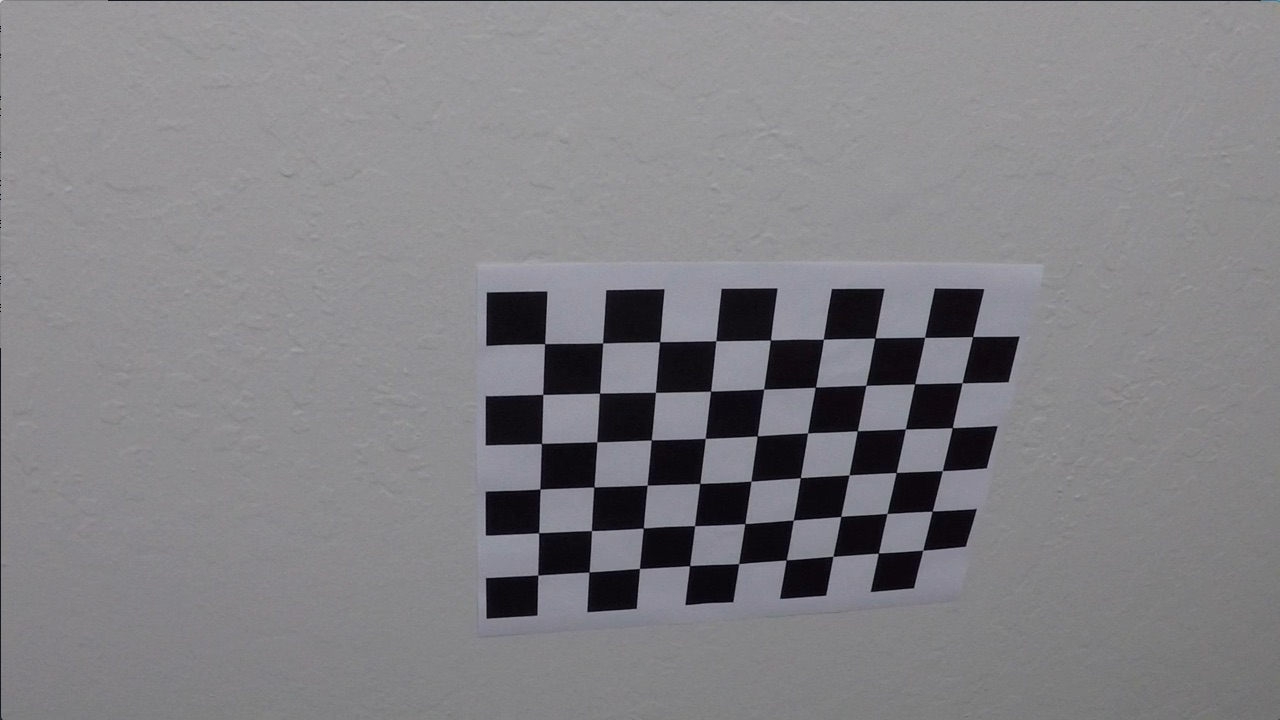
#> input picture camera_calibration/calibration/calibration10.jpg, 1280 x 720 px; its folder holds only this picture in this run
$ jupyter execute --allow-errors description.ipynb   (older library calls are emulated)
#> lines starting #> are read from the running program, lines starting #| are printed output that depends on the picture; after the words box and inside, x2 and y2 are one past the last pixel; in counts of white or black regions, pixels touching at a corner belong together
[cell 1]
import numpy as np
import cv2
import matplotlib.pyplot as plt
import matplotlib.image as mpimg
import glob

[cell 2]
#Calculate objpoints and imagepoints arrays for undistortion
def pointsArray(nx=9,ny=6):
    #Array to store object points and image points from all images
#> called with nx = 9, ny = 6
    objpoints=[] #3D points in real world space
    imgpoints=[] #2D points in image

    #Prepare object points like (0,0,0),(7,5,0).. etc
    objp=np.zeros((nx*ny,3),np.float32)
    objp[:,:2]=np.mgrid[0:nx,0:ny].T.reshape(-1,2) #x,y coordinates

    # Make a list of  ALL calibration images
    images=glob.glob('/Users/nirmalhasantha/Desktop/SelfDrive/camera_calibration/calibration/calibration*.jpg')

    for fname in images:
        #read in each image
        img=mpimg.imread(fname)
#> img is the input picture: shape (720, 1280, 3); mean R, G, B 130.2, 129.4, 133.1

        # Convert to grayscale
        gray = cv2.cvtColor(img, cv2.COLOR_RGB2GRAY)

        # Find the chessboard corners
        ret, corners = cv2.findChessboardCorners(gray, (nx, ny), None)
#> ret = True; corners = 54 rows, first 8: [545.3, 343.1], [602.7, 342.8], [660.1, 341.3], [715.8, 340.7], [770.6, 340], [823.5, 339.2], [874.3, 338.5], [925.1, 337.4]

        # If found, draw corners
        if ret == True:
            imgpoints.append(corners)
            objpoints.append(objp)


    return objpoints,imgpoints

[cell 3]
def cal_undistort(img):
    objpoints,imgpoints=pointsArray(nx=9,ny=6)
#> objpoints = 1 item; imgpoints = 1 item
    ret, mtx, dist, rvecs, tvecs = cv2.calibrateCamera(objpoints, imgpoints, img.shape[1:], None, None)
    undist = cv2.undistort(img, mtx, dist, None, mtx)
    return undist

img = cv2.imread('/Users/nirmalhasantha/Desktop/SelfDrive/camera_calibration/calibration/calibration1.jpg')
#> (the rest of this cell did not finish here and is left out)

[cell 4]
image = mpimg.imread('/Users/nirmalhasantha/Desktop/SelfDrive/test_imgs/test3.jpg')
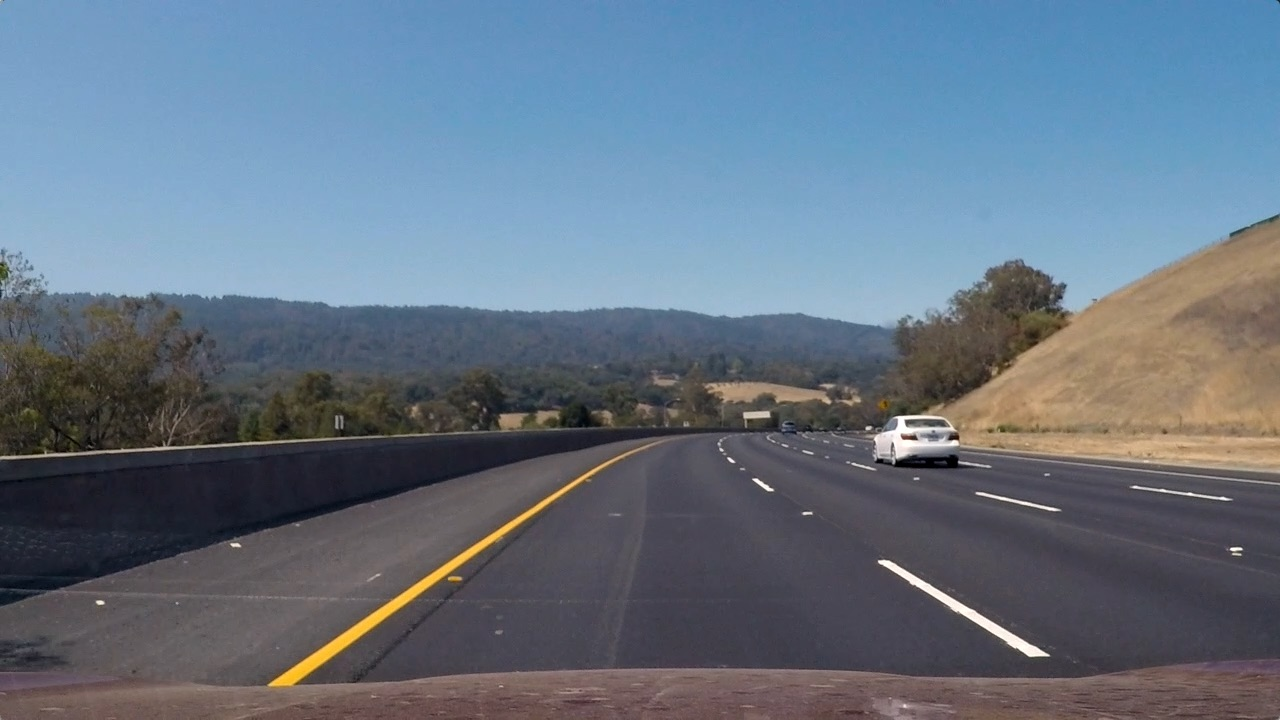
#> input picture test_imgs/test3.jpg, 1280 x 720 px, found by its file name
#> image is the input picture: shape (720, 1280, 3); mean R, G, B 101.1, 115.3, 130.7
#Undistorted Image
f, (ax1, ax2) = plt.subplots(1, 2, figsize=(10, 5))
f.tight_layout()
ax1.imshow(image)
ax1.set_title('Original Image', fontsize=10)
ax2.imshow(cal_undistort(image))
ax2.set_title('Undistorted Image', fontsize=10)
plt.subplots_adjust(left=0., right=1, top=0.9, bottom=0.)

[cell 5]
def abs_sobel_thresh(img, orient='x', thresh_min=0, thresh_max=255,sobel_kernel=3):
#> called with orient = 'x', thresh_min = 20, thresh_max = 100, sobel_kernel = 3
    undist=cal_undistort(img)
    # Convert to grayscale
    gray = cv2.cvtColor(undist, cv2.COLOR_RGB2GRAY)
    # Apply x or y gradient with the OpenCV Sobel() function
    # and take the absolute value
    if orient == 'x':
        abs_sobel = np.absolute(cv2.Sobel(gray, cv2.CV_64F, 1, 0,ksize=sobel_kernel))
    if orient == 'y':
        abs_sobel = np.absolute(cv2.Sobel(gray, cv2.CV_64F, 0, 1,ksize=sobel_kernel))
    # Rescale back to 8 bit integer
    scaled_sobel = np.uint8(255*abs_sobel/np.max(abs_sobel))
    # Create a copy and apply the threshold
    binary_output = np.zeros_like(scaled_sobel)
    # Here I'm using inclusive (>=, <=) thresholds, but exclusive is ok too
    binary_output[(scaled_sobel >= thresh_min) & (scaled_sobel <= thresh_max)] = 1

    # Return the result
    return binary_output

# Run the function
grad_binary = abs_sobel_thresh(image, orient='x', thresh_min=20, thresh_max=100)
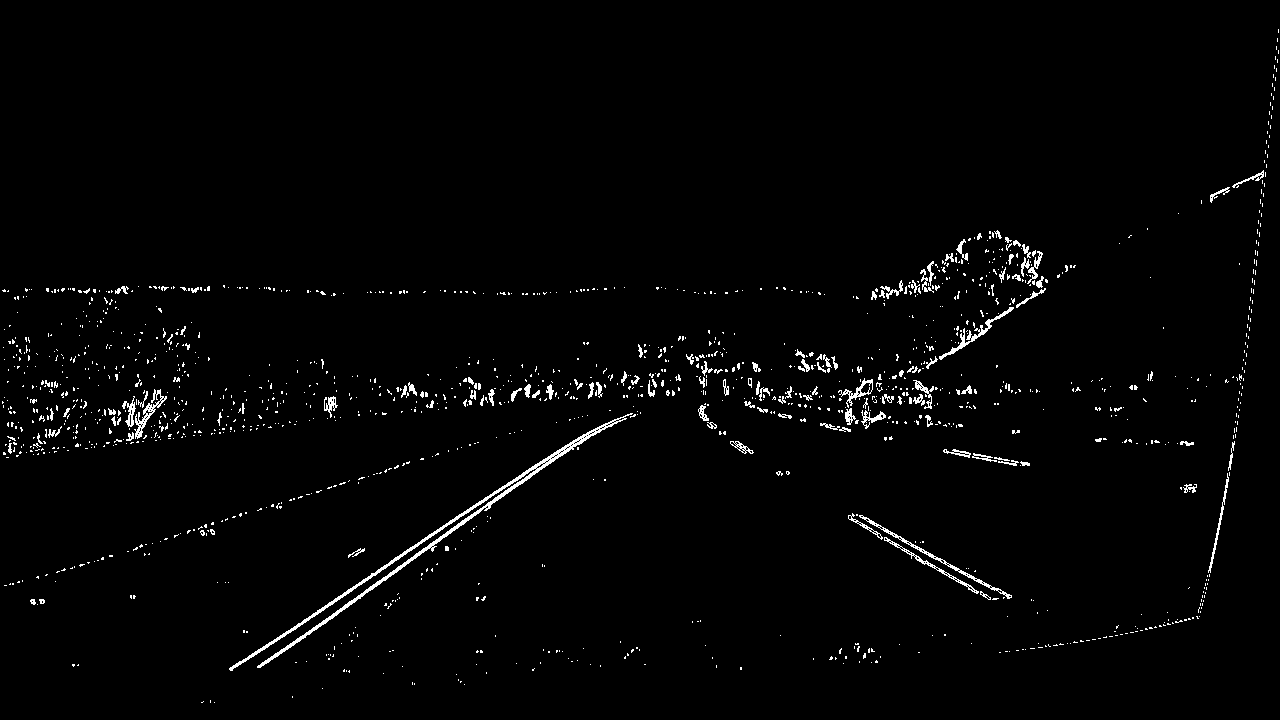
#> grad_binary: shape (720, 1280); values 0 (black) and 1 (white), 1.8% white in thin lines or dots
# Plot the result
f, (ax1, ax2) = plt.subplots(1, 2, figsize=(10, 5))
f.tight_layout()
ax1.imshow(image)
ax1.set_title('Original Image', fontsize=10)
ax2.imshow(grad_binary, cmap='gray')
ax2.set_title('Thresholded Gradient', fontsize=10)
plt.subplots_adjust(left=0., right=1, top=0.9, bottom=0.)

[cell 6]
def mag_thresh(img, sobel_kernel=3, mag_thresh=(0, 255)):
#> called with sobel_kernel = 3, mag_thresh = (50, 100)
    undist=cal_undistort(img)
    # Convert to grayscale
    gray = cv2.cvtColor(undist, cv2.COLOR_RGB2GRAY)
    # Take both Sobel x and y gradients
    sobelx = cv2.Sobel(gray, cv2.CV_64F, 1, 0, ksize=sobel_kernel)
    sobely = cv2.Sobel(gray, cv2.CV_64F, 0, 1, ksize=sobel_kernel)
    # Calculate the gradient magnitude
    gradmag = np.sqrt(sobelx**2 + sobely**2)
    # Rescale to 8 bit
    scale_factor = np.max(gradmag)/255
#> scale_factor = 3.06
    gradmag = (gradmag/scale_factor).astype(np.uint8)
    # Create a binary image of ones where threshold is met, zeros otherwise
    binary_output = np.zeros_like(gradmag)
    binary_output[(gradmag >= mag_thresh[0]) & (gradmag <= mag_thresh[1])] = 1

    # Return the binary image
    return binary_output

# Run the function
mag_binary = mag_thresh(image, sobel_kernel=3, mag_thresh=(50, 100))
#> mag_binary: shape (720, 1280); values 0 (black) and 1 (white), 1.6% white in thin lines or dots
# Plot the result
f, (ax1, ax2) = plt.subplots(1, 2, figsize=(10, 5))
f.tight_layout()
ax1.imshow(image)
ax1.set_title('Original Image', fontsize=10)
ax2.imshow(mag_binary, cmap='gray')
ax2.set_title('Thresholded Magnitude', fontsize=10)
plt.subplots_adjust(left=0., right=1, top=0.9, bottom=0.)

[cell 7]
def dir_threshold(img, sobel_kernel=3, thresh=(0, np.pi/2)):
#> called with sobel_kernel = 3, thresh = (0.7, 1.3)
    undist=cal_undistort(img)
    # Convert to grayscale
    gray = cv2.cvtColor(undist, cv2.COLOR_RGB2GRAY)
    # Calculate the x and y gradients
    sobelx = cv2.Sobel(gray, cv2.CV_64F, 1, 0, ksize=sobel_kernel)
    sobely = cv2.Sobel(gray, cv2.CV_64F, 0, 1, ksize=sobel_kernel)
    # Take the absolute value of the gradient direction,
    # apply a threshold, and create a binary image result
    absgraddir = np.arctan2(np.absolute(sobely), np.absolute(sobelx))
    binary_output =  np.zeros_like(absgraddir)
    binary_output[(absgraddir >= thresh[0]) & (absgraddir <= thresh[1])] = 1

    # Return the binary image
    return binary_output

# Run the function
dir_binary = dir_threshold(image, sobel_kernel=3, thresh=(0.7, 1.3))
#> dir_binary: shape (720, 1280) float64; values 0 (black) and 1 (white), 36% white in thin lines or dots
# Plot the result
f, (ax1, ax2) = plt.subplots(1, 2, figsize=(10, 5))
f.tight_layout()
ax1.imshow(image)
ax1.set_title('Original Image', fontsize=10)
ax2.imshow(dir_binary, cmap='gray')
ax2.set_title('Thresholded Grad. Dir.', fontsize=10)
plt.subplots_adjust(left=0., right=1, top=0.9, bottom=0.)

[cell 8]
def combined_threshold(image):
    gradx = abs_sobel_thresh(image, orient='x', thresh_min=20, thresh_max=100)
    #grady = abs_sobel_thresh(image, orient='y', thresh_min=20, thresh_max=100) Because I only want to find verticle lines
    mag_binary = mag_thresh(image, sobel_kernel=3, mag_thresh=(30,100))
#> mag_binary: shape (720, 1280); values 0 (black) and 1 (white), 3.1% white in thin lines or dots
    dir_binary = dir_threshold(image, sobel_kernel=3, thresh=(0.7, 1.3))
    combined = np.zeros_like(dir_binary)
    #combined[((gradx == 1) & (grady == 1)) | ((mag_binary == 1) & (dir_binary == 1))] = 1
    combined[(gradx == 1) &  ((mag_binary == 1) & (dir_binary == 1))] = 1

    return combined

# Run the function
combined_binary = combined_threshold(image)
#> combined_binary: shape (720, 1280) float64; values 0 (black) and 1 (white), 0.67% white in thin lines or dots, all inside (x1, y1, x2, y2) = (2, 171, 1263, 703)
# Plot the result
f, (ax1, ax2) = plt.subplots(1, 2, figsize=(10, 5))
f.tight_layout()
ax1.imshow(image)
ax1.set_title('Original Image', fontsize=10)
ax2.imshow(combined_binary, cmap='gray')
ax2.set_title('Combined', fontsize=10)
plt.subplots_adjust(left=0., right=1, top=0.9, bottom=0.)

[cell 9]
# Color transformation (Best fit is s-channel in hsl color space than any other color space)
def pipeline(img, s_thresh=(90, 255), sx_thresh=(30, 100)):
#> called with s_thresh = (90, 255), sx_thresh = (30, 100)
    img=cal_undistort(img)
    img = np.copy(img)
    # Convert to HLS color space and separate the V channel
    hls = cv2.cvtColor(img, cv2.COLOR_RGB2HLS)
#> hls: shape (720, 1280, 3); mean of channels 0, 1, 2 86.6, 106.2, 56.8
    l_channel = hls[:,:,1]
    s_channel = hls[:,:,2]
    # Sobel x
    sobelx = cv2.Sobel(l_channel, cv2.CV_64F, 1, 0) # Take the derivative in x
    abs_sobelx = np.absolute(sobelx) # Absolute x derivative to accentuate lines away from horizontal
    scaled_sobel = np.uint8(255*abs_sobelx/np.max(abs_sobelx))

    # Threshold x gradient
    sxbinary = np.zeros_like(scaled_sobel)
    sxbinary[(scaled_sobel >= sx_thresh[0]) & (scaled_sobel <= sx_thresh[1])] = 10

    # Threshold color channel
    s_binary = np.zeros_like(s_channel)
    s_binary[(s_channel >= s_thresh[0]) & (s_channel <= s_thresh[1])] = 10
    # Stack each channel
    color_binary = np.dstack(( np.zeros_like(sxbinary), sxbinary, s_binary)) * 255
    a=np.stack(( np.zeros_like(sxbinary))) * 255
    b=np.stack(sxbinary) * 255
    c=np.stack(s_binary) * 255
    #binary=cv2.cvtColor(color_binary,cv2.RGB2GRAY)


    return a+b+c


result = pipeline(image)

# Plot the result
f, (ax1, ax2) = plt.subplots(1, 2, figsize=(10, 5))
f.tight_layout()

ax1.imshow(image)
ax1.set_title('Original Image', fontsize=10)

ax2.imshow(result)
ax2.set_title('Pipeline Result', fontsize=10)
plt.subplots_adjust(left=0., right=1, top=0.9, bottom=0.)

[cell 10]
summed=result+combined_binary
plt.imshow(summed ,cmap='gray')
plt.plot(290,680,'.')
plt.plot(580,480,'.')
plt.plot(760,480,'.')
plt.plot(1100,680,'.')
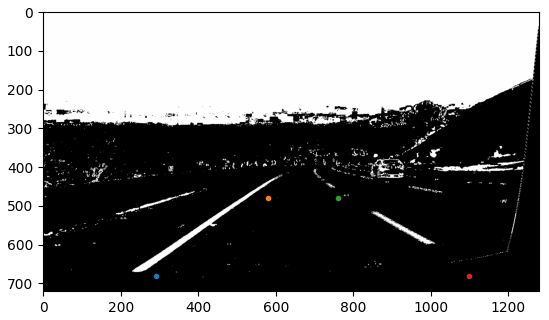
#> figure drawn by matplotlib, 1 panel

[cell 11]
#Perspective transformation
def warp(img):

    #Define calibration box in (source) original and destination (warped) coordinates
    img_size=(img.shape[1],img.shape[0])
#> img_size = (1280, 720)

    #Four source coordinates
    #Four source coordinates
    src=np.float32(
    [[290,680],
     [580,480],
     [760,480],
     [1100,680]])

    dst=np.float32(
    [[200,600],
     [200,200],
     [1000,200],
     [1000,600]])


    #Compute the perspective transform,M
    M=cv2.getPerspectiveTransform(src,dst)

    #Inverse of M(in case)
    Minv=cv2.getPerspectiveTransform(dst,src)

    #Create warped image using linear interpolation
    warped=cv2.warpPerspective(img,M,img_size,flags=cv2.INTER_LINEAR)

    return warped

f, (ax1, ax2) = plt.subplots(1, 2, figsize=(10, 5))
f.tight_layout()
ax1.imshow(image)
ax1.set_title('Original Image', fontsize=10)
ax2.imshow(warp(cal_undistort(image)))
ax2.set_title('Undistorted & Warped Image', fontsize=10)
plt.subplots_adjust(left=0., right=1, top=0.9, bottom=0.)

[cell 12]
#Binary warp
binary_warped=warp(summed)
#> in warp (call 2), `warped=cv2.warpPerspective(img,M,img_size,flags=cv2.INTER_LINEAR)`:
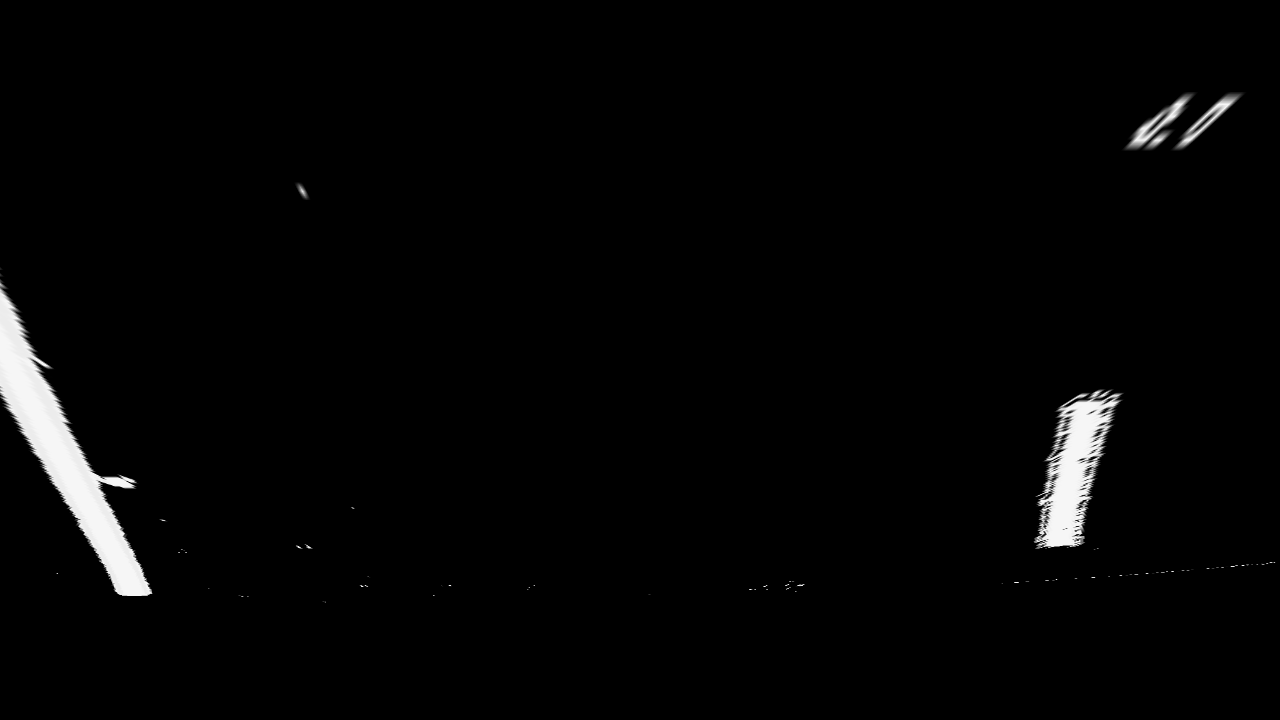
#> warped: shape (720, 1280) float64; min 0, max 247, mean 5.2


def hist(img):

    # Grab only the bottom half of the image
    # Lane lines are likely to be mostly vertical nearest to the car
    bottom_half = img[img.shape[0]//2:,:]
#> (the rest of the program and of its run is left out)
